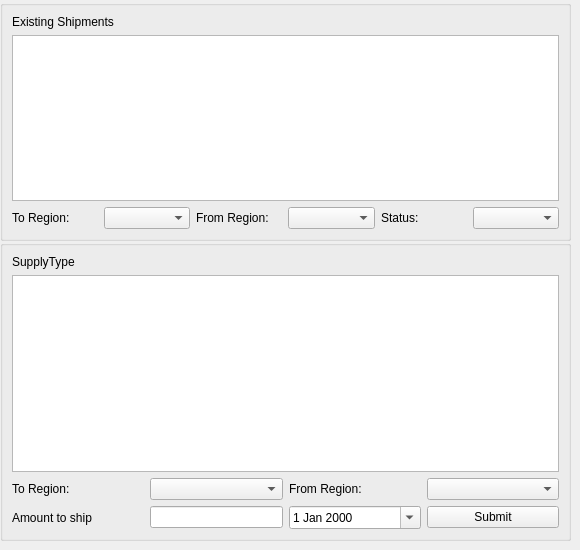
    <widget class="QWidget" name="ShipmentTab">
     <property name="enabled">
      <bool>true</bool>
     </property>
     <attribute name="title">
      <string>Shipment Management</string>
     </attribute>
     <widget class="QGroupBox" name="verticalGroupBox">
      <property name="geometry">
       <rect>
        <x>0</x>
        <y>0</y>
        <width>571</width>
        <height>241</height>
       </rect>
      </property>
      <layout class="QVBoxLayout" name="verticalLayout_6">
       <item>
        <widget class="QLabel" name="shipmentSupplyLabel">
         <property name="text">
          <string>Existing Shipments</string>
         </property>
        </widget>
       </item>
       <item>
        <widget class="QListWidget" name="shipmentExistingShipments"/>
       </item>
       <item>
        <layout class="QHBoxLayout" name="horizontalLayout_4">
         <item>
          <widget class="QLabel" name="shipmentToRegionLabel">
           <property name="text">
            <string>To Region:</string>
           </property>
          </widget>
         </item>
         <item>
          <widget class="QComboBox" name="shipmentComboBoxRegion"/>
         </item>
         <item>
          <widget class="QLabel" name="label_4">
           <property name="text">
            <string>From Region:</string>
           </property>
          </widget>
         </item>
         <item>
          <widget class="QComboBox" name="shipmentComboBoxCity"/>
         </item>
         <item>
          <widget class="QLabel" name="label_5">
           <property name="text">
            <string>Status:</string>
           </property>
          </widget>
         </item>
         <item>
          <widget class="QComboBox" name="shipmentStatusComboBox"/>
         </item>
        </layout>
       </item>
      </layout>
     </widget>
     <widget class="QGroupBox" name="verticalGroupBox">
      <property name="geometry">
       <rect>
        <x>0</x>
        <y>240</y>
        <width>571</width>
        <height>301</height>
       </rect>
      </property>
      <layout class="QVBoxLayout" name="verticalLayout_7">
       <item>
        <widget class="QLabel" name="shipmentSupplyTypeLabel">
         <property name="text">
          <string>SupplyType</string>
         </property>
        </widget>
       </item>
       <item>
        <widget class="QListWidget" name="shipmentSupplyTypeWidget"/>
       </item>
       <item>
        <layout class="QHBoxLayout" name="horizontalLayout_5">
         <item>
          <widget class="QLabel" name="shipmentToRegionLabel_2">
           <property name="text">
            <string>To Region:</string>
           </property>
          </widget>
         </item>
         <item>
          <widget class="QComboBox" name="shipmentComboBoxRegion_2"/>
         </item>
         <item>
          <widget class="QLabel" name="shipmentFromRegionLabel_2">
           <property name="text">
            <string>From Region:</string>
           </property>
          </widget>
         </item>
         <item>
          <widget class="QComboBox" name="shipmentComboBoxCity_2"/>
         </item>
        </layout>
       </item>
       <item>
        <layout class="QHBoxLayout" name="horizontalLayout_6">
         <item>
          <widget class="QLabel" name="shipmentShipLabel">
           <property name="contextMenuPolicy">
            <enum>Qt::DefaultContextMenu</enum>
           </property>
           <property name="text">
            <string>Amount to ship</string>
           </property>
           <property name="alignment">
            <set>Qt::AlignLeading|Qt::AlignLeft|Qt::AlignVCenter</set>
           </property>
           <property name="openExternalLinks">
            <bool>false</bool>
           </property>
          </widget>
         </item>
         <item>
          <widget class="QLineEdit" name="lineEdit">
           <property name="sizePolicy">
            <sizepolicy hsizetype="Minimum" vsizetype="Fixed">
             <horstretch>0</horstretch>
             <verstretch>0</verstretch>
            </sizepolicy>
           </property>
          </widget>
         </item>
         <item>
          <widget class="QDateEdit" name="dateEdit_2">
           <property name="calendarPopup">
            <bool>true</bool>
           </property>
          </widget>
         </item>
         <item>
          <widget class="QPushButton" name="submitShipmentButton">
           <property name="text">
            <string>Submit</string>
           </property>
          </widget>
         </item>
        </layout>
       </item>
      </layout>
     </widget>
    </widget>
